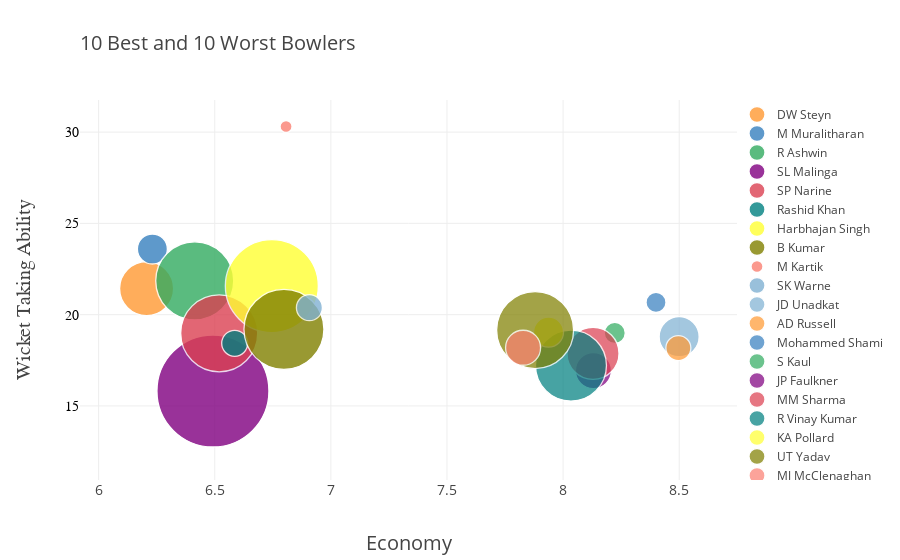

The notebook cell this image was saved under:
### Code cell
## Generate and format Plot

out_best = out.nsmallest(10, 'Economy')
out_worst = out.nlargest(10, 'Economy')

b_comp = pd.concat([out_best, out_worst])
layout = go.Layout(
    title=dict(
        text="10 Best and 10 Worst Bowlers",
        xref="paper",
        font = dict(size=20),
        x=0
    
    ),
  legend = dict(
    x = 1,
    y = 0
  ),
    xaxis=dict(
        title='Economy',
        titlefont=dict(
            size=20,
        ),
        showticklabels=True,
        tickfont=dict(
            size=14,
        ),
        exponentformat='e',
        showexponent='all'
    ),
    yaxis=dict(
        title='Wicket Taking Ability',
        titlefont=dict(
            family='Arial, sans-serif',
            size=20,
        ),
        showticklabels=True,
        tickfont=dict(
            family='Old Standard TT, serif',
            size=14,
            color='black'
        ),
        exponentformat='e',
        showexponent='all'
    )
)
b_comp.iplot(layout= layout, kind='bubble', x='Economy', y='Wicket Taking Ability', categories='bowler', size='Number of Wickets taken', text='bowler',
          xTitle='Bowler Economy', yTitle='Bowler Wicket Taking Ability', filename='cufflinks/simple-bubble-chart')

### Figure 1 — Plotly figure (JSON) as saved in the notebook; plotly's stock layout.template omitted (floating-point values rounded to 4 significant figures)
{"data": [{"marker": {"color": "rgba(255, 153, 51, 1.0)", "line": {"width": 1.3}, "opacity": 0.8, "size": [54], "symbol": "circle"}, "mode": "markers", "name": "DW Steyn", "text": ["DW Steyn"], "textfont": {"color": "#4D5663"}, "type": "scatter", "uid": "8ee86682-3431-470c-8bba-71428c5a9462", "x": [6.207], "y": [21.43]}, {"marker": {"color": "rgba(55, 128, 191, 1.0)", "line": {"width": 1.3}, "opacity": 0.8, "size": [30], "symbol": "circle"}, "mode": "markers", "name": "M Muralitharan", "text": ["M Muralitharan"], "textfont": {"color": "#4D5663"}, "type": "scatter", "uid": "cd375e99-38aa-4730-b9c6-243b6ee2fd67", "x": [6.231], "y": [23.6]}, {"marker": {"color": "rgba(50, 171, 96, 1.0)", "line": {"width": 1.3}, "opacity": 0.8, "size": [78], "symbol": "circle"}, "mode": "markers", "name": "R Ashwin", "text": ["R Ashwin"], "textfont": {"color": "#4D5663"}, "type": "scatter", "uid": "51f67d0f-f215-4753-985e-2653636c3a14", "x": [6.414], "y": [21.86]}, {"marker": {"color": "rgba(128, 0, 128, 1.0)", "line": {"width": 1.3}, "opacity": 0.8, "size": [112], "symbol": "circle"}, "mode": "markers", "name": "SL Malinga", "text": ["SL Malinga"], "textfont": {"color": "#4D5663"}, "type": "scatter", "uid": "3b2d032a-4d0c-4cbb-b10a-9a3468bf27cf", "x": [6.492], "y": [15.82]}, {"marker": {"color": "rgba(219, 64, 82, 1.0)", "line": {"width": 1.3}, "opacity": 0.8, "size": [77], "symbol": "circle"}, "mode": "markers", "name": "SP Narine", "text": ["SP Narine"], "textfont": {"color": "#4D5663"}, "type": "scatter", "uid": "3ca078b9-ff1f-476d-8fe0-0a2050b0a360", "x": [6.519], "y": [18.98]}, {"marker": {"color": "rgba(0, 128, 128, 1.0)", "line": {"width": 1.3}, "opacity": 0.8, "size": [26], "symbol": "circle"}, "mode": "markers", "name": "Rashid Khan", "text": ["Rashid Khan"], "textfont": {"color": "#4D5663"}, "type": "scatter", "uid": "451aeadb-3269-4729-94f3-e07bb23600ca", "x": [6.586], "y": [18.43]}, {"marker": {"color": "rgba(255, 255, 51, 1.0)", "line": {"width": 1.3}, "opacity": 0.8, "size": [93], "symbol": "circle"}, "mode": "markers", "name": "Harbhajan Singh", "text": ["Harbhajan Singh"], "textfont": {"color": "#4D5663"}, "type": "scatter", "uid": "1fb5c279-2ab6-4640-9535-0ab5aafcdc39", "x": [6.746], "y": [21.57]}, {"marker": {"color": "rgba(128, 128, 0, 1.0)", "line": {"width": 1.3}, "opacity": 0.8, "size": [80], "symbol": "circle"}, "mode": "markers", "name": "B Kumar", "text": ["B Kumar"], "textfont": {"color": "#4D5663"}, "type": "scatter", "uid": "e1ed6759-a034-4f4c-8c81-3f287e1d0bbf", "x": [6.798], "y": [19.2]}, {"marker": {"color": "rgba(251, 128, 114, 1.0)", "line": {"width": 1.3}, "opacity": 0.8, "size": [12], "symbol": "circle"}, "mode": "markers", "name": "M Kartik", "text": ["M Kartik"], "textfont": {"color": "#4D5663"}, "type": "scatter", "uid": "d84f9185-3bb8-4be8-94e4-727983cb08a1", "x": [6.807], "y": [30.31]}, {"marker": {"color": "rgba(128, 177, 211, 1.0)", "line": {"width": 1.3}, "opacity": 0.8, "size": [26], "symbol": "circle"}, "mode": "markers", "name": "SK Warne", "text": ["SK Warne"], "textfont": {"color": "#4D5663"}, "type": "scatter", "uid": "2a83950f-4f0e-4b29-ac30-fdebae811150", "x": [6.908], "y": [20.38]}, {"marker": {"color": "rgba(128, 177, 211, 0.8999999999999999)", "line": {"width": 1.3}, "opacity": 0.8, "size": [40], "symbol": "circle"}, "mode": "markers", "name": "JD Unadkat", "text": ["JD Unadkat"], "textfont": {"color": "#4D5663"}, "type": "scatter", "uid": "43282a57-0ee4-4dcc-90da-e2d2d87b281d", "x": [8.5], "y": [18.79]}, {"marker": {"color": "rgba(255, 153, 51, 0.8999999999999999)", "line": {"width": 1.3}, "opacity": 0.8, "size": [25], "symbol": "circle"}, "mode": "markers", "name": "AD Russell", "text": ["AD Russell"], "textfont": {"color": "#4D5663"}, "type": "scatter", "uid": "420d9ae6-0df1-4a16-b46b-4cf0b23202f8", "x": [8.496], "y": [18.17]}, {"marker": {"color": "rgba(55, 128, 191, 0.8999999999999999)", "line": {"width": 1.3}, "opacity": 0.8, "size": [20], "symbol": "circle"}, "mode": "markers", "name": "Mohammed Shami", "text": ["Mohammed Shami"], "textfont": {"color": "#4D5663"}, "type": "scatter", "uid": "8653e95e-8c72-42e6-b676-55b560084f33", "x": [8.4], "y": [20.67]}, {"marker": {"color": "rgba(50, 171, 96, 0.8999999999999999)", "line": {"width": 1.3}, "opacity": 0.8, "size": [21], "symbol": "circle"}, "mode": "markers", "name": "S Kaul", "text": ["S Kaul"], "textfont": {"color": "#4D5663"}, "type": "scatter", "uid": "93153757-1c85-4d85-86f7-22bfad62f83a", "x": [8.222], "y": [19]}, {"marker": {"color": "rgba(128, 0, 128, 0.8999999999999999)", "line": {"width": 1.3}, "opacity": 0.8, "size": [36], "symbol": "circle"}, "mode": "markers", "name": "JP Faulkner", "text": ["JP Faulkner"], "textfont": {"color": "#4D5663"}, "type": "scatter", "uid": "dc6142b9-1c55-4db9-bf35-2f2679864ff4", "x": [8.131], "y": [16.93]}, {"marker": {"color": "rgba(219, 64, 82, 0.8999999999999999)", "line": {"width": 1.3}, "opacity": 0.8, "size": [52], "symbol": "circle"}, "mode": "markers", "name": "MM Sharma", "text": ["MM Sharma"], "textfont": {"color": "#4D5663"}, "type": "scatter", "uid": "b01f8352-96ef-4a4a-90a3-93d30a4e657e", "x": [8.129], "y": [17.88]}, {"marker": {"color": "rgba(0, 128, 128, 0.8999999999999999)", "line": {"width": 1.3}, "opacity": 0.8, "size": [71], "symbol": "circle"}, "mode": "markers", "name": "R Vinay Kumar", "text": ["R Vinay Kumar"], "textfont": {"color": "#4D5663"}, "type": "scatter", "uid": "c225fcdd-c8af-48ba-a175-1daacaf1ea3b", "x": [8.034], "y": [17.21]}, {"marker": {"color": "rgba(255, 255, 51, 0.8999999999999999)", "line": {"width": 1.3}, "opacity": 0.8, "size": [30], "symbol": "circle"}, "mode": "markers", "name": "KA Pollard", "text": ["KA Pollard"], "textfont": {"color": "#4D5663"}, "type": "scatter", "uid": "0f9716e5-9373-4e9f-bdb2-45f72814c9c3", "x": [7.937], "y": [19.04]}, {"marker": {"color": "rgba(128, 128, 0, 0.8999999999999999)", "line": {"width": 1.3}, "opacity": 0.8, "size": [77], "symbol": "circle"}, "mode": "markers", "name": "UT Yadav", "text": ["UT Yadav"], "textfont": {"color": "#4D5663"}, "type": "scatter", "uid": "82c51cc1-8763-423d-b910-371e642bb203", "x": [7.879], "y": [19.15]}, {"marker": {"color": "rgba(251, 128, 114, 0.8999999999999999)", "line": {"width": 1.3}, "opacity": 0.8, "size": [35], "symbol": "circle"}, "mode": "markers", "name": "MJ McClenaghan", "text": ["MJ McClenaghan"], "textfont": {"color": "#4D5663"}, "type": "scatter", "uid": "49c12ba3-4155-43b9-91e3-63d6afc0c629", "x": [7.828], "y": [18.19]}], "layout": {"legend": {"x": 1, "y": 0}, "title": {"font": {"size": 20}, "text": "10 Best and 10 Worst Bowlers", "x": 0, "xref": "paper"}, "xaxis": {"exponentformat": "e", "showexponent": "all", "showticklabels": true, "tickfont": {"size": 14}, "title": {"font": {"size": 20}, "text": "Economy"}}, "yaxis": {"exponentformat": "e", "showexponent": "all", "showticklabels": true, "tickfont": {"color": "black", "family": "Old Standard TT, serif", "size": 14}, "title": {"font": {"family": "Arial, sans-serif", "size": 20}, "text": "Wicket Taking Ability"}}}}
